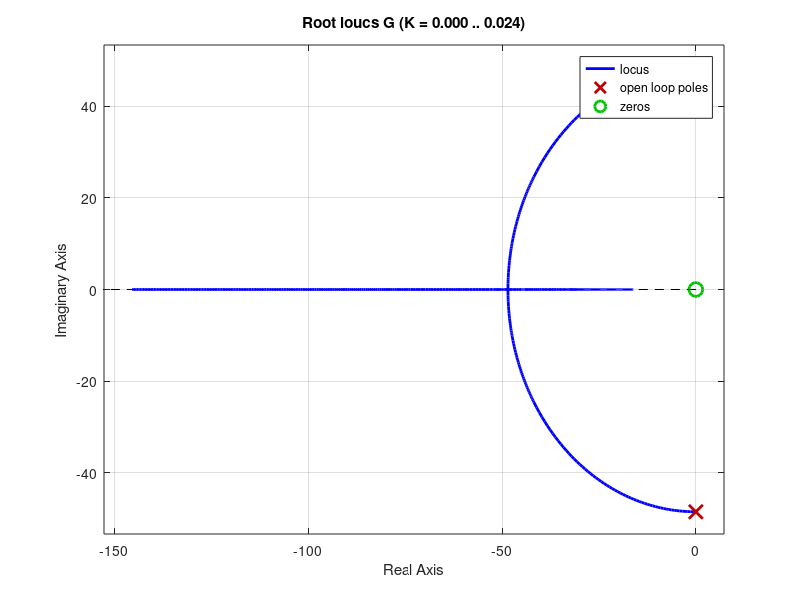
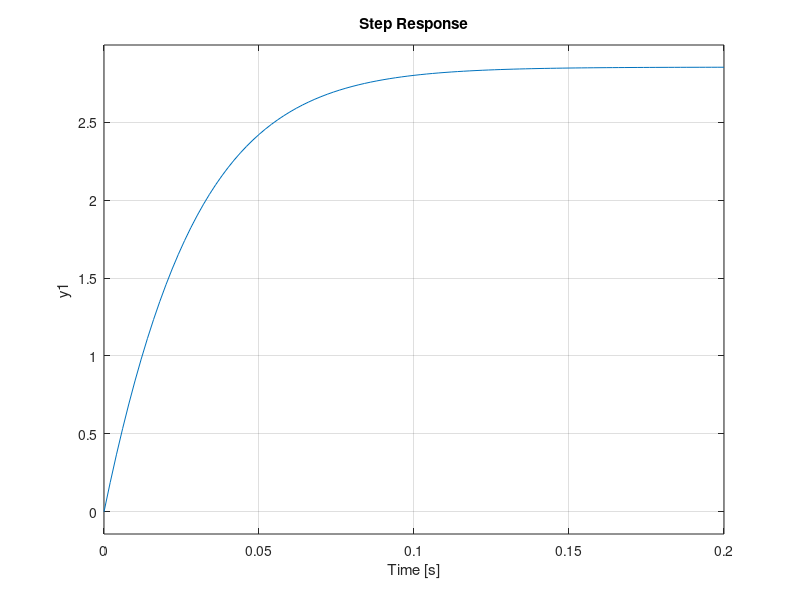

The MATLAB source for these figures, in order: (Note: this script raises an error after producing the figures.)
clc
clear; close all;
s = tf('s');

Gp = 6705.1/(s^2-4355.3);

sys = feedback(Gp,1);

G = 6705.1*s/(s^2+2349.8);
%% Design of KD_bar
figure(11)
rlocus(G)
%% After choosing KD_bar
KD_bar = 0.0144;
figure(12)
C1 = (1+KD_bar*s);
step( feedback(C1*Gp,1))
stepinfo( feedback(C1*Gp,1))
sys=feedback(C1*Gp,1)
zero(sys)
%%
z = [0.01,0.1,3,15,50,100];
figure(13)
for i = 1:6
   Gtest = C1*Gp/s*(s+z(i))
   subplot(2,3,i)
   rlocus(Gtest)
   title(sprintf('zero at %d',-z(i)))
    
end

%% PI Design zero location s = -3

G2 = C1*Gp/s*(s+3)
t=0:0.01:3;
figure(14)
rlocus(G2)
kp_bar=1.04
figure(15)
clf
sys_2=feedback(G2*kp_bar,1);
step(sys_2,t)
[y,t]=step(sys_2,t)


stepinfo(sys_2)
sserror=100*(y(end)-1);

%% Precompensator Design
kprecomp=3/20;
num=[1 20];
den=poly([-3]);
G=tf(num,den)
Gprecomp=kprecomp*G;
sys_overall=Gprecomp*sys_2;
figure(16)
step(sys_overall,t)
[y1,t]=step(sys_overall,t)

stepinfo(sys_overall)
sserror_overall=100*(y1(end)-1);